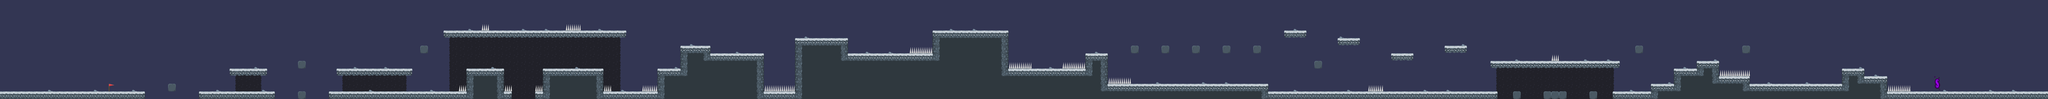

This is a level from a 2D game, rendered from its Tiled map with the project's own tilesets. A one-line summary and the map file follow, with tile-layer data summarised:
An orthogonal 268x13 tile map with 32x32 px tiles, 3 tile layers (Background Color, Background, Graphics) and 124 objects.

<map version="1.2" tiledversion="1.2.4" orientation="orthogonal" renderorder="right-down" width="268" height="13" tilewidth="32" tileheight="32" infinite="0" nextlayerid="11" nextobjectid="146">
 <tileset firstgid="1" name="tileset" tilewidth="32" tileheight="32" tilecount="96" columns="12">
  <image source="tileset.png" width="384" height="256" />
 </tileset>
 <layer id="1" name="Background Color" width="268" height="13">
  <data>[3484 cells, 3484 non-empty, 1 distinct tile ids]</data>
 </layer>
 <layer id="2" name="Background" width="268" height="13">
  <data>[3484 cells, 361 non-empty, 3 distinct tile ids]</data>
 </layer>
 <layer id="3" name="Graphics" width="268" height="13">
  <data>[3484 cells, 826 non-empty, 17 distinct tile ids]</data>
 </layer>
 <objectgroup id="4" name="Ground">
  <object id="15" x="7904" y="384" width="224" height="32" />
  <object id="16" x="960" y="288" width="160" height="32" />
  <object id="17" x="832" y="384" width="320" height="32" />
  <object id="18" x="448" y="384" width="160" height="32" />
  <object id="19" x="704" y="352" width="32" height="32" />
  <object id="20" x="1248" y="384" width="32" height="32" />
  <object id="21" x="1248" y="256" width="32" height="32" />
  <object id="22" x="1408" y="288" width="320" height="32" />
  <object id="23" x="1760" y="192" width="32" height="32" />
  <object id="24" x="1376" y="384" width="576" height="32" />
  <object id="25" x="1952" y="288" width="160" height="128" />
  <object id="26" x="2112" y="384" width="32" height="32" />
  <object id="27" x="2240" y="384" width="32" height="32" />
  <object id="28" x="2272" y="288" width="256" height="128" />
  <object id="29" x="1856" y="128" width="768" height="32" />
  <object id="30" x="2528" y="384" width="224" height="32" />
  <object id="31" x="2752" y="288" width="96" height="128" />
  <object id="32" x="2848" y="192" width="128" height="224" />
  <object id="33" x="2976" y="224" width="224" height="192" />
  <object id="34" x="3200" y="384" width="128" height="32" />
  <object id="35" x="3328" y="160" width="224" height="256" />
  <object id="36" x="3552" y="224" width="352" height="192" />
  <object id="37" x="3904" y="128" width="320" height="288" />
  <object id="38" x="4224" y="288" width="320" height="128" />
  <object id="39" x="4544" y="224" width="96" height="192" />
  <object id="40" x="4736" y="192" width="32" height="32" />
  <object id="41" x="4640" y="352" width="672" height="64" />
  <object id="42" x="4864" y="192" width="32" height="32" />
  <object id="43" x="4992" y="192" width="32" height="32" />
  <object id="44" x="5120" y="192" width="32" height="32" />
  <object id="45" x="5248" y="192" width="32" height="32" />
  <object id="46" x="5504" y="256" width="32" height="32" />
  <object id="47" x="5376" y="128" width="96" height="32" />
  <object id="48" x="5600" y="160" width="96" height="32" />
  <object id="49" x="5312" y="384" width="960" height="32" />
  <object id="50" x="5824" y="224" width="96" height="32" />
  <object id="51" x="6048" y="192" width="96" height="32" />
  <object id="52" x="6240" y="256" width="544" height="32" />
  <object id="53" x="6656" y="384" width="32" height="32" />
  <object id="54" x="6464" y="384" width="96" height="32" />
  <object id="55" x="6336" y="384" width="32" height="32" />
  <object id="56" x="6848" y="192" width="32" height="32" />
  <object id="57" x="6752" y="384" width="160" height="32" />
  <object id="58" x="6912" y="352" width="96" height="64" />
  <object id="60" x="7008" y="288" width="96" height="128" />
  <object id="61" x="7104" y="256" width="96" height="160" />
  <object id="62" x="7296" y="192" width="32" height="32" />
  <object id="63" x="7200" y="320" width="128" height="96" />
  <object id="64" x="7328" y="352" width="384" height="64" />
  <object id="65" x="7712" y="288" width="96" height="128" />
  <object id="66" x="7808" y="320" width="96" height="96" />
  <object id="137" x="0" y="384" width="448" height="32" />
  <object id="138" x="8128" y="384" width="448" height="32" />
 </objectgroup>
 <objectgroup id="5" name="Wall">
  <object id="1" x="448" y="0" height="416" />
  <object id="2" x="8128" y="0" height="416" />
 </objectgroup>
 <objectgroup id="6" name="Spikes">
  <object id="67" x="7904" y="384" width="96" />
  <object id="68" x="7200" y="320" width="128" />
  <object id="69" x="6496" y="256" width="32" />
  <object id="70" x="5728" y="384" width="64" />
  <object id="71" x="4640" y="352" width="96" />
  <object id="72" x="4448" y="288" width="96" />
  <object id="73" x="4224" y="288" width="96" />
  <object id="74" x="3808" y="224" width="96" />
  <object id="75" x="3200" y="384" width="128" />
  <object id="76" x="2528" y="384" width="32" />
  <object id="77" x="2688" y="384" width="64" />
  <object id="78" x="2368" y="128" width="64" />
  <object id="79" x="2016" y="128" width="32" />
  <object id="80" x="2240" y="384" width="32" />
  <object id="81" x="2112" y="384" width="32" />
  <object id="82" x="1920" y="384" width="32" />
 </objectgroup>
 <objectgroup id="7" name="Barrier">
  <object id="83" x="6784" y="224" height="32" />
  <object id="84" x="6528" y="224" height="32" />
  <object id="85" x="6496" y="224" height="32" />
  <object id="86" x="6240" y="224" height="32" />
  <object id="87" x="5792" y="352" height="32" />
  <object id="88" x="6272" y="352" height="32" />
  <object id="89" x="5728" y="352" height="32" />
  <object id="90" x="5312" y="320" height="32" />
  <object id="91" x="4736" y="320" height="32" />
  <object id="92" x="4320" y="256" height="32" />
  <object id="93" x="4448" y="256" height="32" />
  <object id="94" x="3904" y="96" height="32" />
  <object id="95" x="4224" y="96" height="32" />
  <object id="96" x="3328" y="128" height="32" />
  <object id="97" x="3552" y="128" height="32" />
  <object id="98" x="2272" y="256" height="32" />
  <object id="99" x="2528" y="256" height="32" />
  <object id="100" x="2048" y="96" height="32" />
  <object id="101" x="1856" y="96" height="32" />
  <object id="102" x="2368" y="96" height="32" />
  <object id="103" x="2624" y="96" height="32" />
  <object id="104" x="1952" y="256" height="32" />
  <object id="105" x="2112" y="256" height="32" />
  <object id="106" x="1920" y="352" height="32" />
  <object id="107" x="1376" y="352" height="32" />
  <object id="108" x="1408" y="256" height="32" />
  <object id="109" x="1728" y="256" height="32" />
  <object id="110" x="832" y="352" height="32" />
  <object id="111" x="1152" y="352" height="32" />
  <object id="119" x="2016" y="96" height="32" />
  <object id="120" x="2432" y="96" height="32" />
  <object id="124" x="3808" y="192" height="32" />
 </objectgroup>
 <objectgroup id="8" name="End">
  <object id="3" x="8096" y="384" width="32" height="32" />
 </objectgroup>
 <objectgroup id="9" name="Enemy1">
  <object id="113" x="1088" y="352" width="32" height="32" />
  <object id="116" x="2048" y="256" width="32" height="32" />
  <object id="117" x="2432" y="256" width="32" height="32" />
  <object id="118" x="1952" y="96" width="32" height="32" />
  <object id="121" x="2528" y="96" width="32" height="32" />
  <object id="123" x="3456" y="128" width="32" height="32" />
  <object id="125" x="3744" y="192" width="32" height="32" />
  <object id="126" x="4064" y="96" width="32" height="32" />
  <object id="127" x="4384" y="256" width="32" height="32" />
  <object id="128" x="4864" y="320" width="32" height="32" />
  <object id="129" x="5184" y="320" width="32" height="32" />
  <object id="131" x="6080" y="352" width="32" height="32" />
  <object id="132" x="6400" y="224" width="32" height="32" />
  <object id="134" x="6560" y="224" width="32" height="32" />
 </objectgroup>
 <objectgroup id="10" name="Enemy2">
  <object id="139" x="1600" y="256" width="32" height="32" />
  </objectgroup>
</map>
<!-- 5 of 124 objects omitted -->
